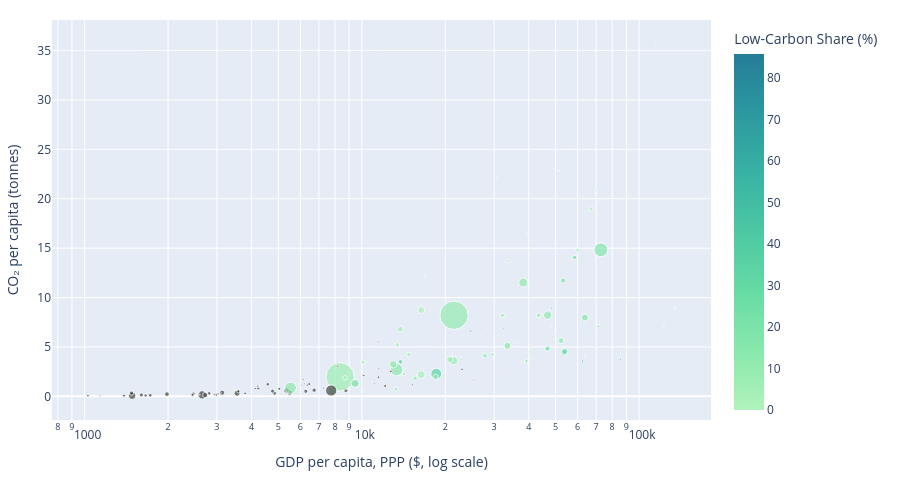

Notebook source saved alongside this figure:
### Markdown cell above
## 3. Cross-Sectional GDP–$\text{CO}_2$ Relationship & Policy Simulation
Finally, we evaluate the cross-country statistical relationship between economic output and per-capita emissions (`gdp_co2_correlation`) and run a counterfactual fossil-to-low-carbon substitution scenario (`simulate_transition`).

### Code cell
corr_stats = gdp_co2_correlation(ds.df, year=2022)
print("2022 Log-Log GDP vs. CO2 Correlation:")
for k, v in corr_stats.items():
    print(f"  - {k}: {v:.4f}" if isinstance(v, float) else f"  - {k}: {v}")

fig_scatter = plot_kuznets_scatter(ds.df, year=2022)
fig_scatter.show()

### Figure 1 — Plotly figure (JSON) as saved in the notebook; plotly's stock layout.template omitted (floating-point values rounded to 4 significant figures; data arrays with more than 128 entries replaced by an {"elided": "..."} marker saying what was removed)
{"data": [{"hovertemplate": "<b>%{hovertext}</b><br><br>GDP per capita, PPP ($, log scale)=%{x}<br>CO₂ per capita (tonnes)=%{y}<br>population=%{marker.size}<br>Low-Carbon Share (%)=%{marker.color}<extra></extra>", "hovertext": {"elided": "190 str values"}, "legendgroup": "", "marker": {"color": {"elided": "190 float values"}, "coloraxis": "coloraxis", "size": {"elided": "190 float values"}, "sizemode": "area", "sizeref": 3564000.0, "symbol": "circle"}, "mode": "markers", "name": "", "orientation": "v", "showlegend": false, "type": "scatter", "x": {"elided": "190 float values"}, "xaxis": "x", "y": {"elided": "190 float values"}, "yaxis": "y"}], "layout": {"coloraxis": {"autocolorscale": false, "colorbar": {"title": {"text": "Low-Carbon Share (%)"}}, "colorscale": [[0, "rgb(176, 242, 188)"], [0.1667, "rgb(137, 232, 172)"], [0.3333, "rgb(103, 219, 165)"], [0.5, "rgb(76, 200, 163)"], [0.6667, "rgb(56, 178, 163)"], [0.8333, "rgb(44, 152, 160)"], [1, "rgb(37, 125, 152)"]]}, "height": 480, "legend": {"itemsizing": "constant", "tracegroupgap": 0}, "margin": {"b": 20, "l": 20, "r": 20, "t": 20}, "xaxis": {"anchor": "y", "domain": [0, 1], "title": {"text": "GDP per capita, PPP ($, log scale)"}, "type": "log"}, "yaxis": {"anchor": "x", "domain": [0, 1], "title": {"text": "CO₂ per capita (tonnes)"}}}}
